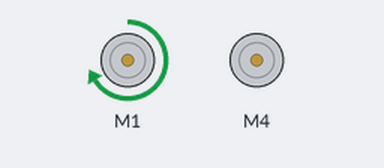
The sketch below on a simulated Arduino Uno, built with avr-gcc and run on an emulated ATmega328P. Shown: 2 × DC motor (green arrow = forward, orange = backward, longer = faster).

Above: at 1.0 s.
At 3.0 s:
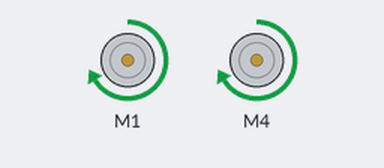
At 4.5 s:
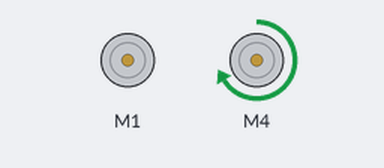
At 5.5 s:
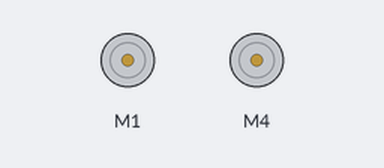
Timing chart, 0 to 7.8 s (numbered marks = the images above):
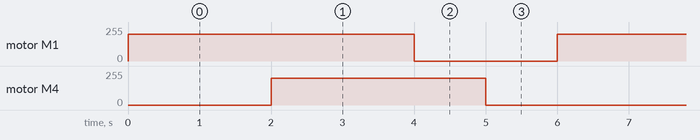

Measured:
- by itself, motor M1: alternates forward 200/255 for 4.0 s and stopped for 2.0 s
- by itself, motor M4: alternates forward 200/255 for 3.0 s and stopped for 3.0 s

The sketch:

MotorCodeMaybe.ino
```cpp
#include <AFMotor.h> //Import Motor.h Library

AF_DCMotor motor1 (1);
AF_DCMotor motor2 (4);

void setup ()  {

//  Serial.begin (9600); // Open Serial communication at baud rate 9600 bps
//  Serial.println ("Testing the Motor");

  motor1.setSpeed (200); // set the motor speed(s) at 200 to 255 PWM
  motor2.setSpeed (200);

}

void loop ()  {

//  Serial.print ("....TURNING.... ");

  motor1.run (FORWARD);      // turn it on going forward
  delay (2000); // delay at x second(s)
  motor2.run (FORWARD);
  delay (2000);

//  Serial.print("Turning Backward");
//  motor.run(BACKWARD);     // the other way
//  delay(1000); // delay at x second(s)
//
//  Serial.print ("Release or Stop");

  motor1.run (RELEASE);      // Motor will stop
  delay (1000); // delay at x second(s)
  motor2.run (RELEASE);
  delay (1000);

}
```
